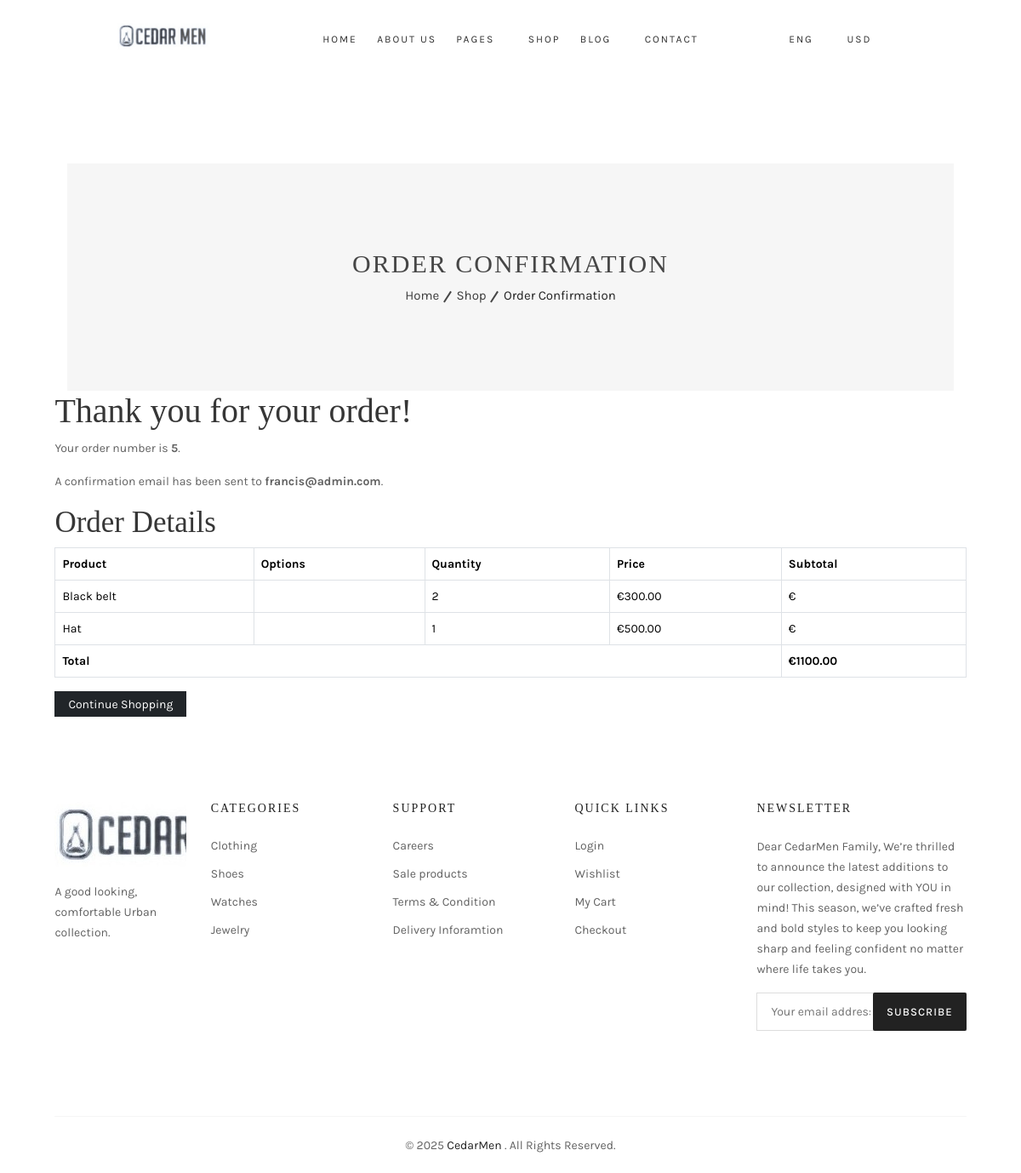
Page /orders/order-confirmation/5/ (signed in) on the committed database.
### orders/models.py (models this page shows, shortened)
class Order(models.Model):
    user = models.ForeignKey(
        settings.AUTH_USER_MODEL,
        on_delete=models.SET_NULL,
        null=True,
        blank=True
    )
    first_name = models.CharField(max_length=50)
    last_name = models.CharField(max_length=50)
    email = models.EmailField()
    address = models.CharField(max_length=250)
    city = models.CharField(max_length=100)
    state = models.CharField(max_length=100)
    postcode = models.CharField(max_length=20)
    country = models.CharField(max_length=100)
    created_at = models.DateTimeField(auto_now_add=True)
    total = models.DecimalField(max_digits=10, decimal_places=2)

class OrderItem(models.Model):
    order = models.ForeignKey(Order, on_delete=models.CASCADE, related_name='items')
    product = models.ForeignKey(Product, on_delete=models.CASCADE)
    quantity = models.PositiveIntegerField(default=1)
    price = models.DecimalField(max_digits=10, decimal_places=2)
    color = models.ForeignKey(Color, on_delete=models.SET_NULL, null=True, blank=True)
    size = models.ForeignKey(Size, on_delete=models.SET_NULL, null=True, blank=True)

### ecommerce/models.py (models this page shows, shortened)
class Product(models.Model):
    name = models.CharField(max_length=255)
    price = models.DecimalField(max_digits=10, decimal_places=2)
    slug = models.SlugField(max_length=255, unique=True, blank=True)
    old_price = models.DecimalField(max_digits=10, decimal_places=2, blank=True, null=True)
    category = models.ForeignKey('Category', on_delete=models.SET_NULL, null=True, blank=True, default=1)
    stock = models.IntegerField()
    colors = models.ManyToManyField(Color, blank=True)
    image = models.ImageField(upload_to='products/')
    product_cart = models.BooleanField(default=False)
    sizes = models.ManyToManyField(Size, blank=True)
    description = models.TextField(blank=True, null=True)
    more_info = models.TextField(blank=True, null=True)
    composition = models.CharField(max_length=255, blank=True, null=True)
    style = models.CharField(max_length=255, blank=True, null=True)
    properties = models.CharField(max_length=255, blank=True, null=True)
    created_at = models.DateTimeField(default=timezone.now)

### orders/views.py (the view)
# urls.py: path('order-confirmation/<int:order_id>/', order_confirmation, name='order_confirmation'),
def order_confirmation(request, order_id):
    order = get_object_or_404(Order, id=order_id)
    context = {
        'order': order
    }
    return render(request, 'order-confirmation.html', context)

### cart/context_processors.py (called while the page is built)
def cart_summary(request):
    return {
        'cart': get_cart(request)
    }

### cart/utils.py (called while the page is built)
def get_cart(request):
    if request.user.is_authenticated:
        cart, created = Cart.objects.get_or_create(user=request.user)
    else:
        session_key = request.session.session_key
        if not session_key:
            request.session.create()
            session_key = request.session.session_key
        cart, created = Cart.objects.get_or_create(session_key=session_key)
    return cart

### templates/order-confirmation.html (shortened to what this page needs)
{% extends 'base.html' %}
{% load static %}
{% block content %}
<div class="order-confirmation-area ptb-100">
    <div class="container">
        <div class="breadcrumb-area">
            <div class="container-fluid text-center">
                <div class="breadcrumb-stye gray-bg ptb-100">
                    <h2 class="page-title">Order Confirmation</h2>
                    <ul>
                        <li><a href="{% url 'home' %}">home</a></li>
                        <li><a href="{% url 'shop' %}">shop</a></li>
                        <li class="active">order confirmation</li>
                    </ul>
                </div>
            </div>
        </div>
        <h1>Thank you for your order!</h1>
        <p>Your order number is <strong>{{ order.id }}</strong>.</p>
        <p>A confirmation email has been sent to <strong>{{ order.email }}</strong>.</p>
        <h2>Order Details</h2>
        <table class="table table-bordered">
            <thead>
                <tr>
                    <th>Product</th>
                    <th>Options</th>
                    <th>Quantity</th>
                    <th>Price</th>
                    <th>Subtotal</th>
                </tr>
            </thead>
            <tbody>
                {% for item in order.items.all %}
                <tr>
                    <td>{{ item.product.name }}</td>
                    <td>
                    </td>
                    <td>{{ item.quantity }}</td>
                    <td>€{{ item.price|floatformat:2 }}</td>
                    <td>€{{ item.subtotal|floatformat:2 }}</td>
                </tr>
                {% endfor %}
            </tbody>
            <tfoot>
                <tr>
                    <th colspan="4">Total</th>
                    <th>€{{ order.total|floatformat:2 }}</th>
                </tr>
            </tfoot>
        </table>
        <a href="{% url 'home' %}" class="btn btn-dark">Continue Shopping</a>
    </div>
</div>
{% endblock %}

### static/assets/css/style.css (style rules this page uses)
thead { background-color: #f6f6f6; }
h2.page-title { color: #464646; font-size: 30px; letter-spacing: 2px; text-transform: uppercase; }
.breadcrumb-stye ul > li { display: inline-block; color: #222; text-transform: capitalize; font-size: 15px; }
.breadcrumb-stye ul li a { color: #3c3c3c; position: relative; padding-right: 17px; transition: all .3s ease 0s; }
.breadcrumb-stye ul li a::after { background-color: #464646; content: ""; font-size: 8px; height: 15px; margin-left: 11px; position: absolute; right: 7px; top: 3px; transform: rotate(33deg); width: 1.5px; }

### static/assets/css/shortcodes/bundle.css (style rules this page uses)
@media only screen and (min-width: 1200px) { .container { max-width: 1200px; } }
.container, .container-fluid, .container-lg, .container-md, .container-sm, .container-xl, .container-xxl { padding-right: calc(var(--bs-gutter-x) * .6); padding-left: calc(var(--bs-gutter-x) * .6); }
:root { scroll-behavior: unset; }
a { text-decoration: none; }
body { font-family: 'Karla', sans-serif; font-weight: normal; font-style: normal; font-size: 14px; }
a, .btn { -webkit-transition: all 0.3s ease-out 0s; -moz-transition: all 0.3s ease-out 0s; -ms-transition: all 0.3s ease-out 0s; -o-transition: all 0.3s ease-out 0s; transition: all 0.3s ease-out 0s; }
.btn { border-radius: 0px; font-size: 14px; padding: 0px 15px; height: 30px; line-height: 30px; }
a, button, input { outline: medium none; color: #464646; }
h1, h2, h3, h4, h5, h6 { font-family: 'Playfair Display', serif; font-weight: normal; color: #363636; margin-top: 0px; font-style: normal; font-weight: 400; }
h1 { font-size: 40px; font-weight: 500; }
h2 { font-size: 35px; }
ul { margin: 0px; padding: 0px; }
li { list-style: none }
p { font-size: 14px; font-weight: normal; line-height: 24px; color: #626262; margin-bottom: 15px; }
.ptb-100 { padding: 100px 0 }
.gray-bg { background: #f6f6f6 !important; }

### rows in the picture
Order: id "5", email "francis@admin.com", total "1100.00"
OrderItem: product.name "Black belt", quantity "2", price "300.00"
OrderItem: product.name "Hat", quantity "1", price "500.00"
